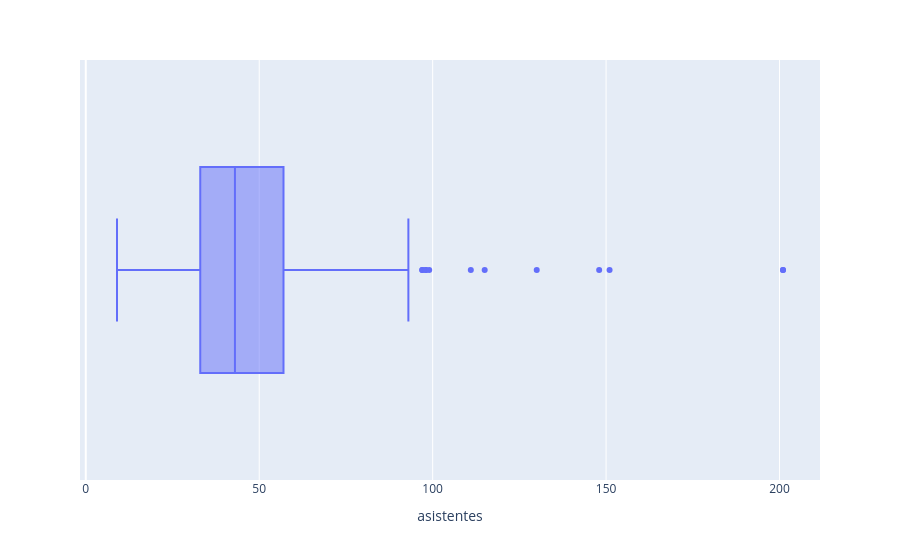

The cell this chart's notebook holds for it:
### Markdown cell above
## 5. Boxplot

### Code cell
fig = px.box(data_frame=df, x="asistentes")
fig.show()

### Figure 1 — Plotly figure (JSON) as saved in the notebook; plotly's stock layout.template omitted (floating-point values rounded to 4 significant figures; data arrays with more than 128 entries replaced by an {"elided": "..."} marker saying what was removed)
{"data": [{"alignmentgroup": "True", "hovertemplate": "asistentes=%{x}<extra></extra>", "legendgroup": "", "marker": {"color": "#636efa"}, "name": "", "notched": false, "offsetgroup": "", "orientation": "h", "showlegend": false, "type": "box", "x": {"elided": "640 int values"}, "x0": " ", "xaxis": "x", "y0": " ", "yaxis": "y"}], "layout": {"boxmode": "group", "legend": {"tracegroupgap": 0}, "margin": {"t": 60}, "xaxis": {"anchor": "y", "domain": [0, 1], "title": {"text": "asistentes"}}, "yaxis": {"anchor": "x", "domain": [0, 1]}}}
